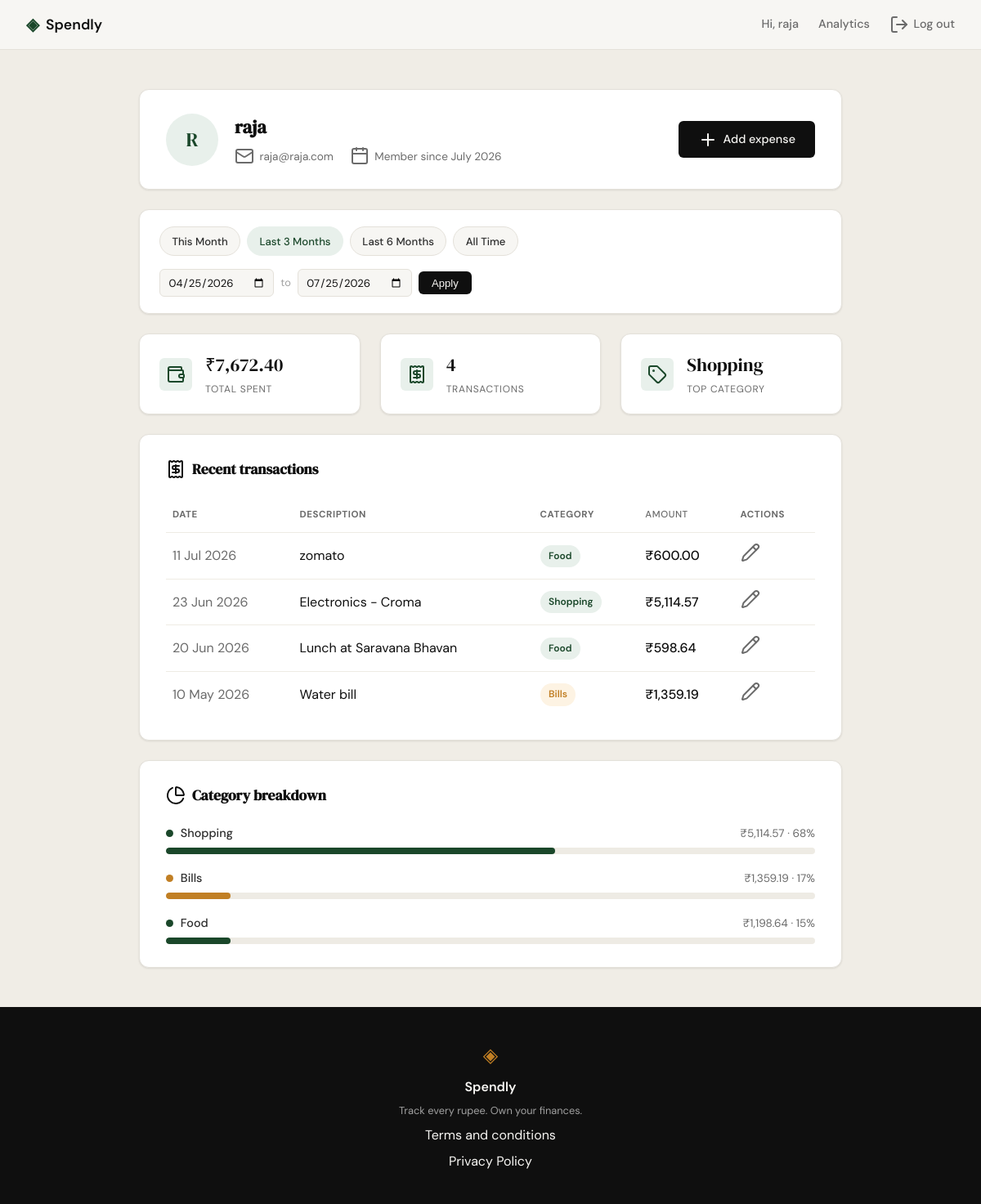
The page /profile?date_from=2026-04-25&date_to=2026-07-25 (signed in) on the database its author committed.
### tables this page shows
CREATE TABLE users (
                id INTEGER PRIMARY KEY AUTOINCREMENT,
                name TEXT NOT NULL,
                email TEXT UNIQUE NOT NULL,
                password_hash TEXT NOT NULL,
                created_at TEXT DEFAULT (datetime('now'))
            );

CREATE TABLE expenses (
                id INTEGER PRIMARY KEY AUTOINCREMENT,
                user_id INTEGER NOT NULL,
                amount REAL NOT NULL,
                category TEXT NOT NULL,
                date TEXT NOT NULL,
                description TEXT,
                created_at TEXT DEFAULT (datetime('now')),
                FOREIGN KEY (user_id) REFERENCES users (id)
            );

### app.py (the view)
@app.route("/profile")
@login_required
def profile():
    db_user = get_user_by_id(session["user_id"])
    name_parts = db_user["name"].split()
    initials = "".join(p[0] for p in name_parts[:2]).upper()
    user = {
        "name": db_user["name"],
        "email": db_user["email"],
        "initials": initials,
        "member_since": db_user["member_since"],
    }
    date_from_str, date_to_str = _resolve_date_filter(request.args)
    stats = get_summary_stats(session["user_id"], date_from_str, date_to_str)
    summary = {
        "total_spent": f"₹{stats['total_spent']:,.2f}",
        "transaction_count": stats["transaction_count"],
        "top_category": stats["top_category"],
    }
    raw_transactions = get_recent_transactions(
        session["user_id"], date_from=date_from_str, date_to=date_to_str
    )
    transactions = [
        {
            "id": t["id"],
            "date": datetime.strptime(t["date"], "%Y-%m-%d").strftime("%d %b %Y"),
            "description": t["description"],
            "category": t["category"],
            "amount": f"₹{t['amount']:,.2f}",
        }
        for t in raw_transactions
    ]
    raw_categories = get_category_breakdown(
        session["user_id"], date_from=date_from_str, date_to=date_to_str
    )
    categories = [
        {
            "category": c["name"],
            "amount": f"₹{c['amount']:,.2f}",
            "percent": c["pct"],
        }
        for c in raw_categories
    ]
    presets = _build_presets(date.today())
    for preset in presets:
        preset["active"] = (
            preset["date_from"] == date_from_str and preset["date_to"] == date_to_str
        )
    return render_template(
        "profile.html",
        user=user, summary=summary,
        transactions=transactions, categories=categories,
        presets=presets,
        active_date_from=date_from_str, active_date_to=date_to_str,
    )

### app.py (called while the page is built)
def login_required(view):
    @wraps(view)
    def wrapped_view(*args, **kwargs):
        if not session.get("user_id"):
            return redirect(url_for("login"))
        return view(*args, **kwargs)
    return wrapped_view

def _parse_iso_date(value):
    if not value:
        return None
    try:
        return datetime.strptime(value, "%Y-%m-%d").date()
    except ValueError:
        return None

def _subtract_months(d, months):
    total = d.month - 1 - months
    year = d.year + total // 12
    month = total % 12 + 1
    day = min(d.day, calendar.monthrange(year, month)[1])
    return date(year, month, day)

def _resolve_date_filter(args):
    parsed_from = _parse_iso_date(args.get("date_from"))
    parsed_to = _parse_iso_date(args.get("date_to"))
    if parsed_from and parsed_to:
        if parsed_from > parsed_to:
            flash("Start date must be before end date.", "error")
        else:
            return parsed_from.isoformat(), parsed_to.isoformat()
    return None, None

def _build_presets(today):
    last_day = calendar.monthrange(today.year, today.month)[1]
    month_start = today.replace(day=1)
    month_end = today.replace(day=last_day)
    return [
        {
            "label": "This Month",
            "date_from": month_start.isoformat(),
            "date_to": month_end.isoformat(),
        },
        {
            "label": "Last 3 Months",
            "date_from": _subtract_months(today, 3).isoformat(),
            "date_to": today.isoformat(),
        },
        {
            "label": "Last 6 Months",
            "date_from": _subtract_months(today, 6).isoformat(),
            "date_to": today.isoformat(),
        },
        {
            "label": "All Time",
            "date_from": None,
            "date_to": None,
        },
    ]

### database/db.py (called while the page is built)
def get_db():
    conn = sqlite3.connect(DB_PATH)
    conn.row_factory = sqlite3.Row
    conn.execute("PRAGMA foreign_keys = ON")
    return conn

### database/queries.py (called while the page is built)
def _date_range_filter(date_from, date_to):
    if date_from and date_to:
        return " AND date BETWEEN ? AND ?", (date_from, date_to)
    return "", ()

### templates/profile.html (shortened to what this page needs)
{% extends "base.html" %}
{% block head %}
<link rel="stylesheet" href="{{ url_for('static', filename='css/profile.css') }}">
{% endblock %}
{% block content %}
<section class="profile-page">
    <div class="profile-container">
        <div class="profile-hero">
            <div class="profile-avatar">{{ user.initials }}</div>
            <div class="profile-hero-info">
                <h1 class="profile-name">{{ user.name }}</h1>
                <div class="profile-meta-row">
                    <span class="meta-item"><i data-lucide="mail"></i>{{ user.email }}</span>
                    <span class="meta-item"><i data-lucide="calendar"></i>Member since {{ user.member_since }}</span>
                </div>
            </div>
            <a href="{{ url_for('add_expense') }}" class="btn-primary profile-hero-action">
                <i data-lucide="plus"></i>Add expense
            </a>
        </div>
        <div class="filter-bar">
            <div class="filter-presets">
                {% for preset in presets %}
                <a href="{{ url_for('profile', date_from=preset.date_from, date_to=preset.date_to) }}"
                   class="filter-preset-btn{% if preset.active %} active{% endif %}">
                    {{ preset.label }}
                </a>
                {% endfor %}
            </div>
            <form method="GET" action="{{ url_for('profile') }}" class="filter-custom-range">
                <input type="date" name="date_from" class="filter-date-input"
                       value="{{ active_date_from or '' }}" aria-label="Start date">
                <span class="filter-range-sep">to</span>
                <input type="date" name="date_to" class="filter-date-input"
                       value="{{ active_date_to or '' }}" aria-label="End date">
                <button type="submit" class="filter-apply-btn">Apply</button>
            </form>
        </div>
        <div class="stats-row">
            <div class="stat-card">
                <div class="stat-icon"><i data-lucide="wallet"></i></div>
                <div class="stat-body">
                    <span class="stat-value">{{ summary.total_spent }}</span>
                    <span class="stat-label">Total spent</span>
                </div>
            </div>
            <div class="stat-card">
                <div class="stat-icon"><i data-lucide="receipt"></i></div>
                <div class="stat-body">
                    <span class="stat-value">{{ summary.transaction_count }}</span>
                    <span class="stat-label">Transactions</span>
                </div>
            </div>
            <div class="stat-card">
                <div class="stat-icon"><i data-lucide="tag"></i></div>
                <div class="stat-body">
                    <span class="stat-value">{{ summary.top_category }}</span>
                    <span class="stat-label">Top category</span>
                </div>
            </div>
        </div>
        <div class="profile-card">
            <div class="card-header">
                <h2 class="section-title"><i data-lucide="receipt"></i>Recent transactions</h2>
            </div>
            <div class="table-wrap">
                <table class="table">
                    <thead>
                        <tr>
                            <th>Date</th>
                            <th>Description</th>
                            <th>Category</th>
                            <th class="amount-cell">Amount</th>
                            <th class="actions-cell">Actions</th>
                        </tr>
                    </thead>
                    <tbody>
                        {% for tx in transactions %}
                        <tr>
                            <td class="date-cell">{{ tx.date }}</td>
                            <td>{{ tx.description }}</td>
                            <td><span class="badge badge-{{ tx.category | lower }}">{{ tx.category }}</span></td>
                            <td class="amount-cell">{{ tx.amount }}</td>
                            <td class="actions-cell">
                                <a href="{{ url_for('edit_expense', id=tx.id) }}" class="row-action-link" aria-label="Edit expense">
                                    <i data-lucide="pencil"></i>
                                </a>
                            </td>
                        </tr>
                        {% endfor %}
                    </tbody>
                </table>
            </div>
        </div>
        <div class="profile-card">
            <div class="card-header">
                <h2 class="section-title"><i data-lucide="pie-chart"></i>Category breakdown</h2>
            </div>
            <div class="category-bars">
                {% for cat in categories %}
                {% set width = [cat.percent // 10 * 10, 10] | max %}
                <div class="category-bar-row">
                    <div class="category-bar-top">
                        <span class="category-bar-label">
                            <span class="category-dot category-dot-{{ cat.category | lower }}"></span>
                            {{ cat.category }}
                        </span>
                        <span class="category-bar-amount">{{ cat.amount }} · {{ cat.percent }}%</span>
                    </div>
                    <div class="category-bar-track">
                        <div class="category-bar-fill category-fill-{{ cat.category | lower }} bar-w-{{ width }}"></div>
                    </div>
                </div>
                {% endfor %}
            </div>
        </div>
    </div>
</section>
{% endblock %}

### templates/base.html (shortened to what this page needs)
<!DOCTYPE html>
<html lang="en">
<head>
    <link rel="stylesheet" href="{{ url_for('static', filename='css/style.css') }}">
    {% block head %}{% endblock %}
</head>
<body>
    <nav class="navbar">
        <div class="nav-inner">
            <a href="{{ url_for('landing') }}" class="nav-brand">
                <span class="brand-icon">◈</span>
                <span class="brand-name">Spendly</span>
            </a>
            <div class="nav-links">
                {% if session.user_id %}
                <a href="{{ url_for('profile') }}">Hi, {{ session.user_name }}</a>
                <a href="{{ url_for('analytics') }}"{% if request.endpoint == 'analytics' %} class="active"{% endif %}>Analytics</a>
                <a href="{{ url_for('logout') }}" class="nav-link-icon"><i data-lucide="log-out"></i>Log out</a>
                {% else %}
                <a href="{{ url_for('login') }}">Sign in</a>
                <a href="{{ url_for('register') }}" class="nav-cta">Get started</a>
                {% endif %}
            </div>
        </div>
    </nav>
    <main class="main-content">
        {% block content %}{% endblock %}
    </main>
    <footer class="footer">
        <div class="footer-inner">
            <span class="brand-icon">◈</span>
            <span class="footer-name">Spendly</span>
            <p class="footer-copy">Track every rupee. Own your finances.</p>
            <a href="{{ url_for('terms') }}">Terms and conditions</a>
            <a href="{{ url_for('privacy') }}">Privacy Policy</a>
        </div>
    </footer>
</body>
</html>

### static/css/style.css (style rules this page uses)
:root { --ink: #0f0f0f; --ink-soft: #2d2d2d; --ink-muted: #6b6b6b; --ink-faint: #a0a0a0; --paper: #f7f6f3; --paper-warm: #f0ede6; --paper-card: #ffffff; --accent: #1a472a; --accent-light: #e8f0eb; --accent-2: #c17f24; --accent-2-light: #fdf3e3; --danger: #c0392b; --danger-light: #fdecea; --danger-border: #f5c6c2; --border: #e4e1da; --border-soft: #eeebe4; --font-display: 'DM Serif Display', Georgia, serif; --font-body: 'DM Sans', system-ui, sans-serif; --max-width: 1200px; --auth-width: 440px; --radius-sm: 6px; --radius-md: 12px; --radius-lg: 20px; }
*, *::before, *::after { box-sizing: border-box; margin: 0; padding: 0; }
html { font-size: 16px; scroll-behavior: smooth; }
body { background: var(--paper); color: var(--ink); font-family: var(--font-body); font-size: 1rem; line-height: 1.6; -webkit-font-smoothing: antialiased; }
a { color: inherit; text-decoration: none; }
.navbar { position: sticky; top: 0; z-index: 100; background: var(--paper); border-bottom: 1px solid var(--border); padding: 0 2rem; }
.nav-inner { max-width: var(--max-width); margin: 0 auto; height: 60px; display: flex; align-items: center; justify-content: space-between; }
.nav-brand { display: flex; align-items: center; gap: 0.5rem; font-family: var(--font-body); font-weight: 600; font-size: 1.1rem; color: var(--ink); }
.brand-icon { color: var(--accent); font-size: 1.3rem; }
.brand-name { color: var(--ink); }
.nav-links { display: flex; align-items: center; gap: 1.5rem; font-size: 0.9rem; font-weight: 500; }
.nav-links a { color: var(--ink-muted); transition: color 0.2s; }
.nav-link-icon { display: inline-flex; align-items: center; gap: 0.35rem; }
.main-content { min-height: calc(100vh - 60px - 100px); }
.btn-primary { display: inline-block; background: var(--ink); color: var(--paper); padding: 0.65rem 1.5rem; border-radius: var(--radius-sm); font-family: var(--font-body); font-size: 0.9rem; font-weight: 500; cursor: pointer; border: none; transition: background 0.2s; text-decoration: none; }
.footer { background: var(--ink); color: var(--paper); padding: 2.5rem 2rem; text-align: center; }
.footer-inner { display: flex; flex-direction: column; align-items: center; gap: 0.4rem; }
.footer .brand-icon { color: var(--accent-2); font-size: 1.5rem; }
.footer-name { font-weight: 600; font-size: 1rem; }
.footer-copy { font-size: 0.8rem; color: var(--ink-faint); }

### rows shown on the page
users: user_name "raja", name "raja", email "raja@raja.com"
expenses: date "11 Jul 2026", description "zomato", category "Food", amount "₹600.00"
expenses: date "23 Jun 2026", description "Electronics - Croma", category "Shopping", amount "₹5,114.57"
expenses: date "20 Jun 2026", description "Lunch at Saravana Bhavan", category "Food", amount "₹598.64"
expenses: date "10 May 2026", description "Water bill", category "Bills", amount "₹1,359.19"

### other values the page prints
{{ user.initials }} "R"
{{ user.member_since }} "July 2026"
{{ preset.label }} "This Month" "Last 3 Months" "Last 6 Months" "All Time"
{{ summary.total_spent }} "₹7,672.40"
{{ summary.transaction_count }} "4"
{{ summary.top_category }} "Shopping"
{{ cat.category }} "Shopping" "Bills" "Food"
{{ cat.amount }} "₹5,114.57" "₹1,359.19" "₹1,198.64"
{{ cat.percent }} "68" "17" "15"
